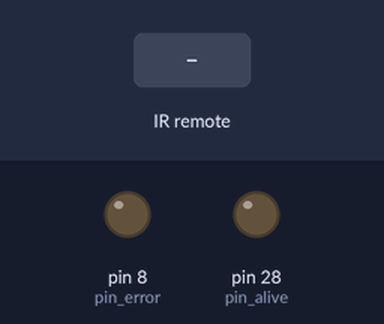
The sketch below on a simulated Arduino Mega 2560, built with avr-gcc and run on an emulated ATmega2560. Shown: output pins drawn as LEDs (lit = HIGH). The inputs (shaded band) are chosen by the test bench.

Above: at 1.2 s.
1.3 s: infrared code 0x12345678 received
At 1.7 s:
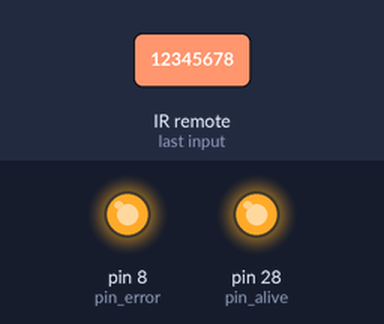
At 2.9 s:
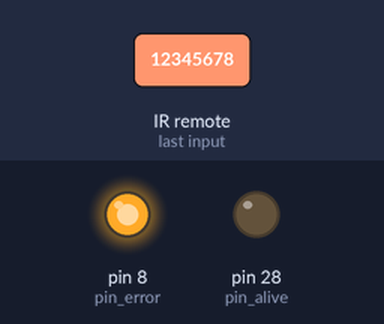
Timing chart, 0 to 4.4 s (numbered marks = the images above; inputs shaded):
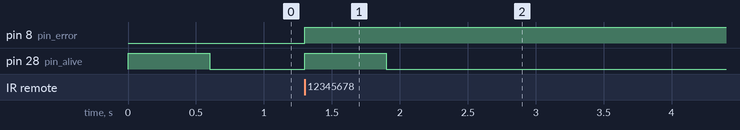

Measured:
- after the input at 1.3 s, pin 8 (pin_error): LOW → HIGH at once; pin 28 (pin_alive): LOW → HIGH at once, → LOW 0.60 s later

The sketch:

irrange_receiver.ino
```cpp
#include <IRremote.hpp>

const int pin_error = 8;
const int pin_alive = 28;
const int pin_ir_led = 3;

bool alive = false;
bool error = false;

void setup() {
  Serial.begin(115200);
  IrReceiver.begin(pin_ir_led, false);

  pinMode(pin_alive, OUTPUT);
  pinMode(pin_error, OUTPUT);
}

void loop() {
  static long last = millis();
  long now = millis();

  if (IrReceiver.decode()) {
    last = now;
    uint32_t code = IrReceiver.decodedIRData.decodedRawData;
    decode_type_t protocol = IrReceiver.decodedIRData.protocol;
    error = !(protocol == 10 && code == 0x12345678);

    IrReceiver.resume();
  }

  alive = (now - last) < 600;

  digitalWrite(pin_error, error);
  digitalWrite(pin_alive, alive);
}
```
